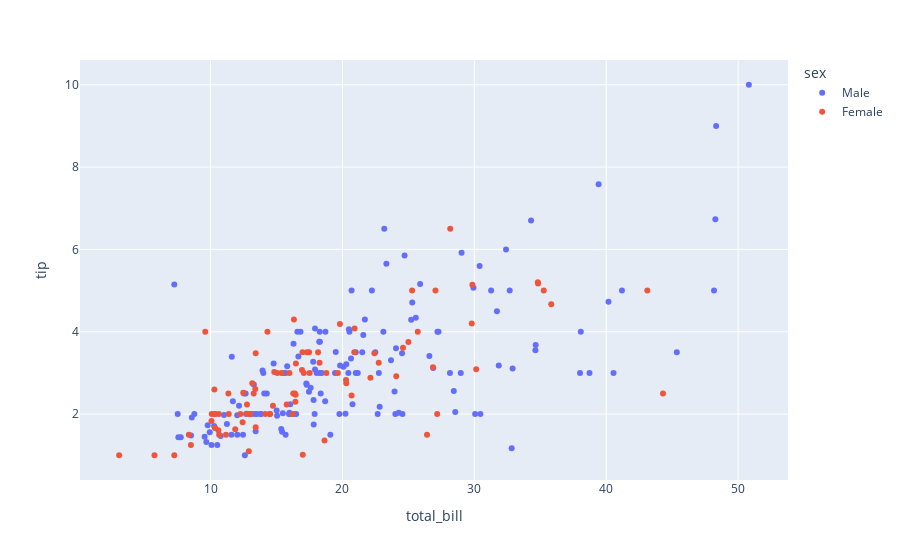

Source (notebook cell):
### Code cell
px.scatter(tips,'total_bill','tip',color='sex')

### Figure 1 — Plotly figure (JSON) as saved in the notebook; plotly's stock layout.template omitted (floating-point values rounded to 4 significant figures; data arrays with more than 128 entries replaced by an {"elided": "..."} marker saying what was removed)
{"data": [{"hovertemplate": "sex=Male<br>total_bill=%{x}<br>tip=%{y}<extra></extra>", "legendgroup": "Male", "marker": {"color": "#636efa", "symbol": "circle"}, "mode": "markers", "name": "Male", "orientation": "v", "showlegend": true, "type": "scatter", "x": {"elided": "157 float values"}, "xaxis": "x", "y": {"elided": "157 float values"}, "yaxis": "y"}, {"hovertemplate": "sex=Female<br>total_bill=%{x}<br>tip=%{y}<extra></extra>", "legendgroup": "Female", "marker": {"color": "#EF553B", "symbol": "circle"}, "mode": "markers", "name": "Female", "orientation": "v", "showlegend": true, "type": "scatter", "x": [44.3, 43.11, 35.83, 35.26, 34.83, 34.81, 30.14, 29.8, 27.18, 26.41, 29.85, 26.86, 27.05, 25.71, 28.17, 25, 24.08, 24.59, 25.28, 22.75, 22.12, 22.42, 20.69, 20.29, 20.27, 20.9, 18.64, 20.92, 19.65, 16.99, 18.78, 19.81, 18.26, 18.15, 17.51, 16.21, 16.43, 17.07, 16.45, 17.47, 16.4, 16.93, 17.31, 16.27, 15.77, 16.97, 16.47, 15.98, 14.73, 14.52, 15.38, 14.15, 15.06, 16.32, 14.83, 12.9, 13.42, 13, 13, 13.39, 13.27, 12.74, 12.43, 12.76, 13.16, 14.31, 12.26, 11.87, 12.48, 13.42, 11.17, 11.38, 10.65, 10.59, 11.35, 10.33, 10.63, 10.33, 10.07, 10.09, 10.29, 8.51, 8.35, 7.25, 9.6, 5.75, 3.07], "xaxis": "x", "y": [2.5, 5, 4.67, 5, 5.17, 5.2, 3.09, 4.2, 2, 1.5, 5.14, 3.14, 5, 4, 6.5, 3.75, 2.92, 3.61, 5, 3.25, 2.88, 3.48, 2.45, 2.75, 2.83, 3.5, 1.36, 4.08, 3, 1.01, 3, 4.19, 3.25, 3.5, 3, 2, 2.3, 3, 2.47, 3.5, 2.5, 3.07, 3.5, 2.5, 2.23, 3.5, 3.23, 3, 2.2, 2, 3, 2, 3, 4.3, 3.02, 1.1, 1.68, 2, 2, 2.61, 2.5, 2.01, 1.8, 2.23, 2.75, 4, 2, 1.63, 2.52, 3.48, 1.5, 2, 1.5, 1.61, 2.5, 1.67, 2, 2, 1.83, 2, 2.6, 1.25, 1.5, 1, 4, 1, 1], "yaxis": "y"}], "layout": {"legend": {"title": {"text": "sex"}, "tracegroupgap": 0}, "margin": {"t": 60}, "xaxis": {"anchor": "y", "domain": [0, 1], "title": {"text": "total_bill"}}, "yaxis": {"anchor": "x", "domain": [0, 1], "title": {"text": "tip"}}}}
